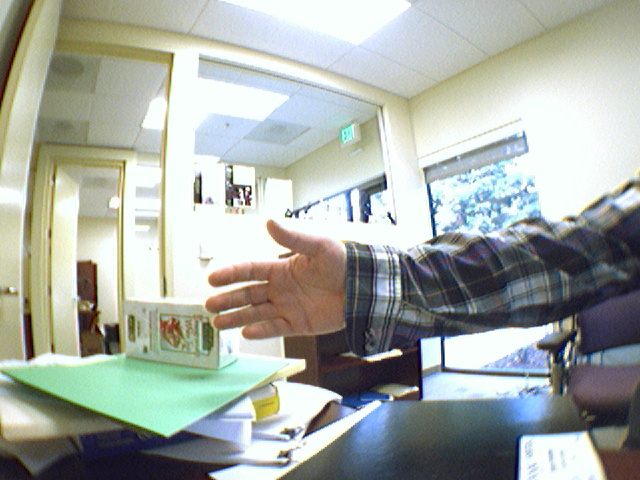
//> input picture LearningOpenCV_Code/OpticalFlow0.jpg, 640 x 480 px
$ ./ch10_ex10_1   (built with g++ and OpenCV 4)
//> lines starting //> are read from the running program, lines starting //| are printed output that depends on the picture; after the words box and inside, x2 and y2 are one past the last pixel; in counts of white or black regions, pixels touching at a corner belong together
// Example 10-1. Pyramid Lucas-Kanade optical flow code
//
/* *************** License:**************************
   Oct. 3, 2008
   Right to use this code in any way you want without warrenty, support or any guarentee of it working.

   BOOK: It would be nice if you cited it:
   Learning OpenCV: Computer Vision with the OpenCV Library
     by Gary Bradski and Adrian Kaehler
     Published by O'Reilly Media, October 3, 2008

   AVAILABLE AT:
     http://www.amazon.com/Learning-OpenCV-Computer-Vision-Library/dp/0596516134
     Or: http://oreilly.com/catalog/9780596516130/
     ISBN-10: 0596516134 or: ISBN-13: 978-0596516130

   OTHER OPENCV SITES:
   * The source code is on sourceforge at:
     http://sourceforge.net/projects/opencvlibrary/
   * The OpenCV wiki page (As of Oct 1, 2008 this is down for changing over servers, but should come back):
     http://opencvlibrary.sourceforge.net/
   * An active user group is at:
     http://tech.groups.yahoo.com/group/OpenCV/
   * The minutes of weekly OpenCV development meetings are at:
     http://pr.willowgarage.com/wiki/OpenCV


 ADD ALL NOTES BY W_LITTLEWHITE
 * The github is at:
 https://github.com/964873559


   ************************************************** */

#include <opencv/cv.h>
#include <opencv/cxcore.h>
#include <opencv2/highgui.hpp>
#include <stdio.h>

//金字塔Lucas-Kanade光流代码
const int MAX_CORNERS = 500;
int main(int argc, char** argv) {
   // Initialize, load two images from the file system, and
   // allocate the images and other structures we will need for
   // results.
	//初始化，加载两张图像，分配我们所需要的内存
	IplImage* imgA = cvLoadImage("/Users/W_littlewhite/Documents/Xcode Project/Xcode Project/LearningOpenCV_Code/OpticalFlow0.jpg",CV_LOAD_IMAGE_GRAYSCALE);
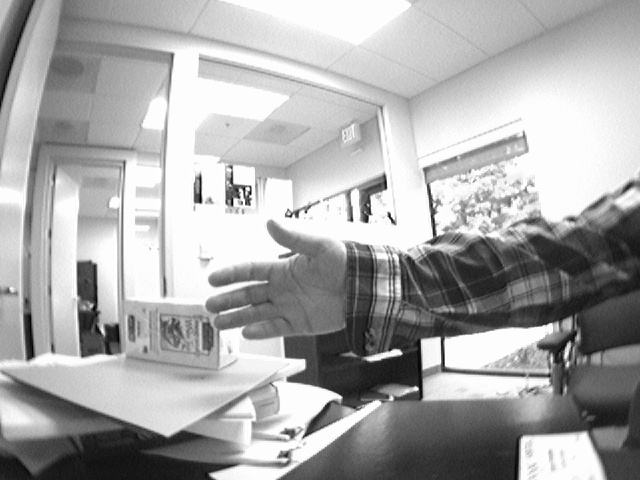
//> imgA: 480 rows x 640 cols, CV_8UC1; min 0, max 255, mean 168.8
	IplImage* imgB = cvLoadImage("/Users/W_littlewhite/Documents/Xcode Project/Xcode Project/LearningOpenCV_Code/OpticalFlow1.jpg",CV_LOAD_IMAGE_GRAYSCALE);
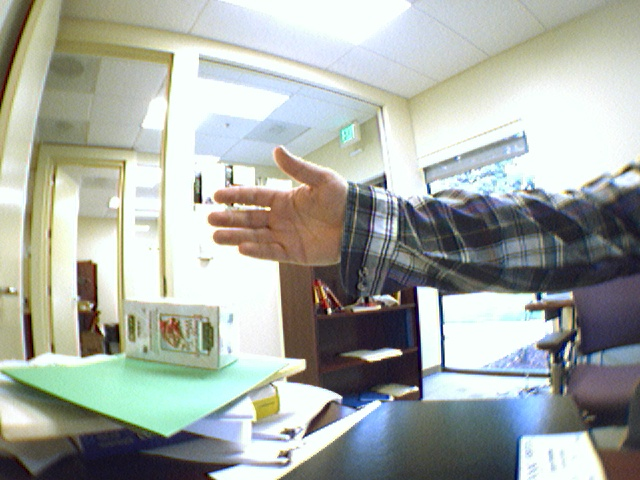
//> input picture LearningOpenCV_Code/OpticalFlow1.jpg, 640 x 480 px
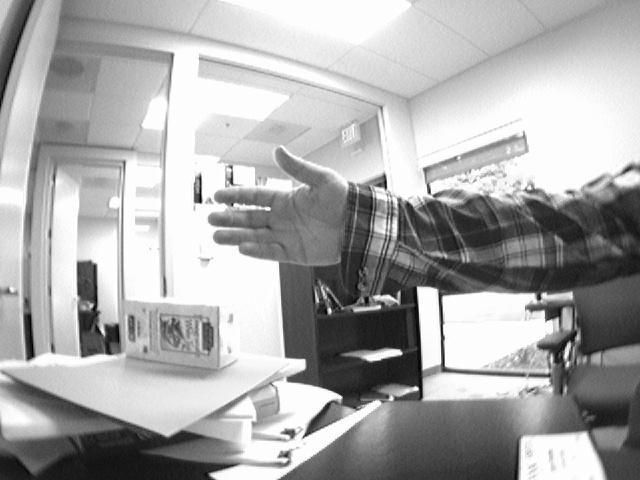
//> imgB: 480 rows x 640 cols, CV_8UC1; min 0, max 255, mean 169.3
	CvSize      img_sz    = cvGetSize( imgA );
//> img_sz = Size(640, 480)
	int         win_size = 10;
	IplImage* imgC = cvLoadImage("/Users/W_littlewhite/Documents/Xcode Project/Xcode Project/LearningOpenCV_Code/OpticalFlow1.jpg",CV_LOAD_IMAGE_UNCHANGED);
//> imgC is the input picture: 480 rows x 640 cols, CV_8UC3; mean B, G, R 164.8, 171.5, 166.5

	// The first thing we need to do is get the features
	// we want to track.
	//我们首先要做的是获取到角点
	IplImage* eig_image = cvCreateImage( img_sz, IPL_DEPTH_32F, 1 );
	IplImage* tmp_image = cvCreateImage( img_sz, IPL_DEPTH_32F, 1 );
	int              corner_count = MAX_CORNERS;
	CvPoint2D32f* cornersA        = new CvPoint2D32f[ MAX_CORNERS ];
//    获取角点函数，参数为：8位或32位单通道图图像，2、3参数是大小与输入相同的32位单通道图像，函数输出32位角点数组，检测到的角点数目，角点可接受的最小特征值，角点之间的最小距离，指定输入图像中参与角点计算的像素点，计算导数自相关矩阵时指定点的领域，设定角点的定义，设置Hession自相关矩阵对Hessian行列式相对权重的权重系数
	cvGoodFeaturesToTrack(
		imgA,
		eig_image,
		tmp_image,
		cornersA,
		&corner_count,
		0.01,
		5.0,
		0,
		3,
		0,
		0.04
	);
//    寻找亚像素精度的角点位置，参数为：输入8位单通道灰度图像，角点的初始位置，角点的数目，等式产生窗口的位置，输入禁区，迭代终止条件
	cvFindCornerSubPix(
		imgA,
		cornersA,
		corner_count,
		cvSize(win_size,win_size),
		cvSize(-1,-1),
		cvTermCriteria(CV_TERMCRIT_ITER|CV_TERMCRIT_EPS,20,0.03)
	);
	// Call the Lucas Kanade algorithm
	//执行LK光流算法
	char features_found[ MAX_CORNERS ];
	float feature_errors[ MAX_CORNERS ];
	CvSize pyr_sz = cvSize( imgA->width+8, imgB->height/3 );
//> pyr_sz = Size(648, 160)
	IplImage* pyrA = cvCreateImage( pyr_sz, IPL_DEPTH_32F, 1 );
  IplImage* pyrB = cvCreateImage( pyr_sz, IPL_DEPTH_32F, 1 );
  CvPoint2D32f* cornersB        = new CvPoint2D32f[ MAX_CORNERS ];
//    参数为：初始图像，最终图像，3、4为申请存放图像的金字塔缓存，用于寻找位置的点，存放新的位置点，寻找位置点的数目，创建运动窗口的尺寸，金字塔的栈层数，在第二幅图像中是否发现相应点的状态，被跟踪点的原始图像小区域与此点在第二幅图像小区域间的差的数组，可以删除那些局部外观小区域随点运动变化剧烈的点，终止条件，细微控制
  cvCalcOpticalFlowPyrLK(
     imgA,
     imgB,
     pyrA,
     pyrB,
     cornersA,
     cornersB,
     corner_count,
     cvSize( win_size,win_size ),
     5,
     features_found,
     feature_errors,
     cvTermCriteria( CV_TERMCRIT_ITER | CV_TERMCRIT_EPS, 20, .3 ),
     0
  );
//> feature_errors = 500 values, max 124.2 at index 103, min 0.876 at index 347, mean 27.71
  // Now make some image of what we are looking at:
  //产生一些我们顶着的图像，绘制出运动变化的点
  for( int i=0; i<corner_count; i++ ) {
     if( features_found[i]==0|| feature_errors[i]>550 ) {
 //       printf("Error is %f/n",feature_errors[i]);
        continue;
     }
 //    printf("Got it/n");
     CvPoint p0 = cvPoint(
        cvRound( cornersA[i].x ),
        cvRound( cornersA[i].y )
     );
     CvPoint p1 = cvPoint(
        cvRound( cornersB[i].x ),
        cvRound( cornersB[i].y )
     );
     cvLine( imgC, p0, p1, CV_RGB(255,0,0),2 );
  }
//> this loop made 500 passes
//> pass 1, `cvLine( imgC, p0, p1, CV_RGB(255,0,0),2 );`:
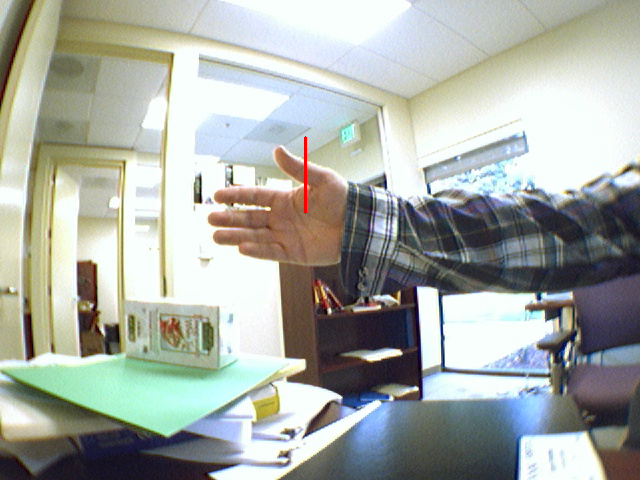
//> imgC: 480 rows x 640 cols, CV_8UC3; 0.07% of pixels changed, all inside (x1, y1, x2, y2) = (304, 136, 307, 214)
//> pass 2, `cvLine( imgC, p0, p1, CV_RGB(255,0,0),2 );`:
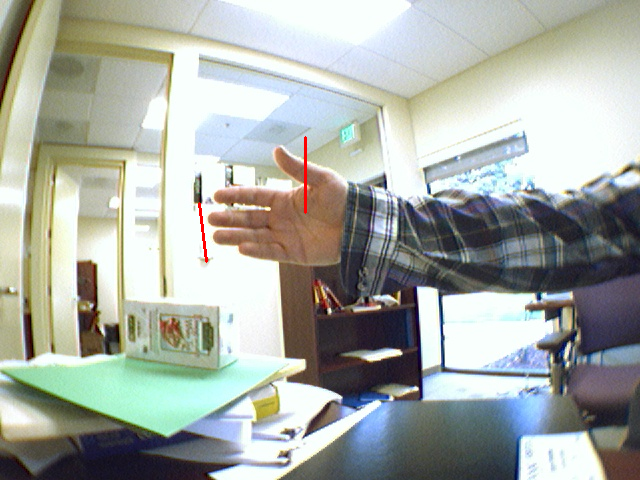
//> imgC: 480 rows x 640 cols, CV_8UC3; 0.06% of pixels changed, all inside (x1, y1, x2, y2) = (198, 202, 208, 263)
//> after the loop:
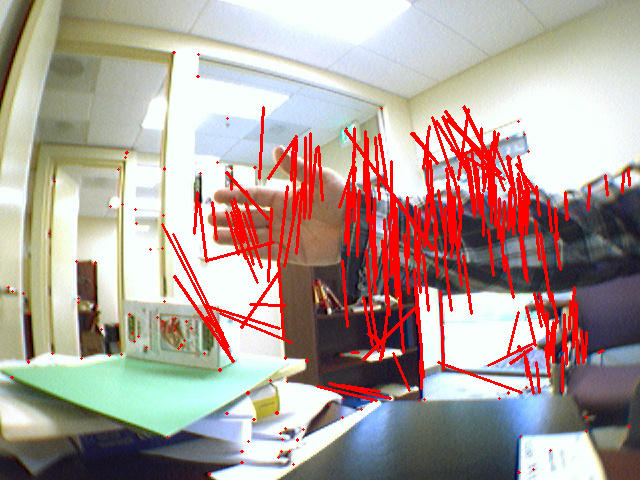
//> imgC: 480 rows x 640 cols, CV_8UC3; mean B, G, R 152.3, 159, 176
//    显示一波结果
  cvNamedWindow("ImageA",0);
  cvNamedWindow("ImageB",0);
  cvNamedWindow("LKpyr_OpticalFlow",0);
  cvShowImage("ImageA",imgA);
  cvShowImage("ImageB",imgB);
  cvShowImage("LKpyr_OpticalFlow",imgC);
  cvWaitKey(0);
  return 0;
}
